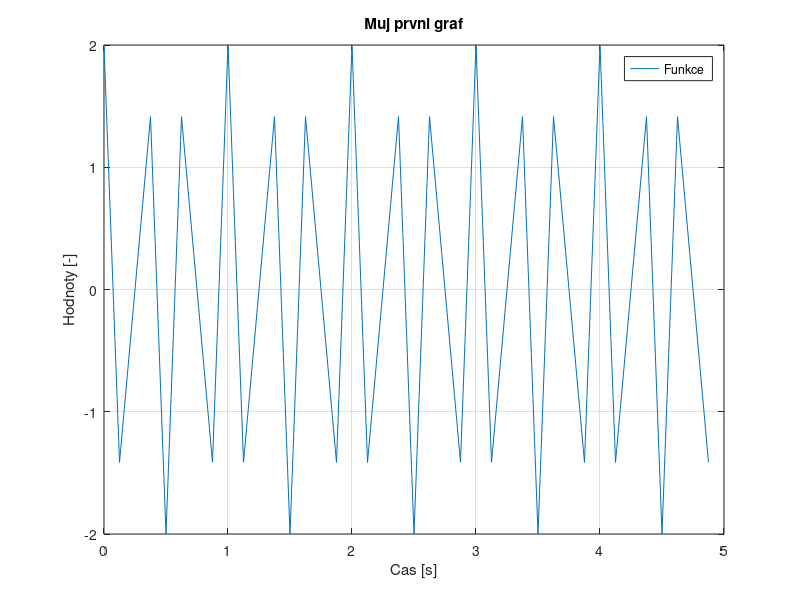

Source code (MATLAB): (Note: this script raises an error after producing the figure.)
% zakladni charakteristiky signalu
clear all;
close all;
clc;


%% spravna tvorba a vizualizace signalu
% 1) definice casove osy
fs = 8;          % [Hz]
t_start = 0;      % [s]
t_end = 5;         % [s]
t = t_start : 1/fs : t_end - 1/fs;

% 2) definice signalu
f0 = 5;             % [Hz]


y = 2*cos(2*pi*f0*t);

% 3) vizualizace
figure(1);
plot(t, y);

xlabel('Cas [s]');
ylabel('Hodnoty [-]');
legend('Funkce');
title('Muj prvni graf');
grid on;

%%
E = sum(y.^2);
P = E/(length(y));
P = mean(y.^2);

fprintf("Vykon je: %0.2f\n", vykon(y))